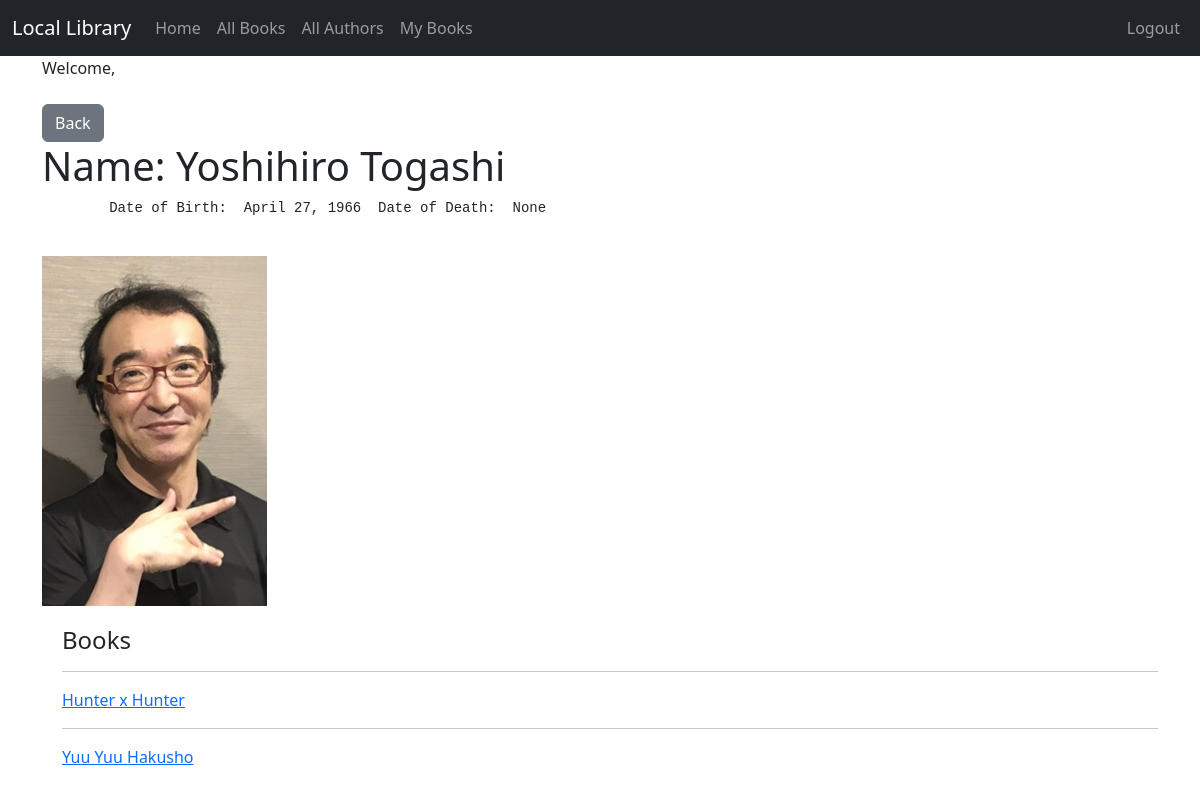
The app's page /author_detail/3 (signed in) with its own data.
### catalog/models.py (models this page shows, shortened)
class Author(models.Model):
    first_name = models.CharField(max_length=100)
    last_name = models.CharField(max_length=100)
    date_of_birth = models.DateField(null=True, blank=True)
    date_of_death = models.DateField('Died', null=True, blank=True)
    author_image = models.ImageField(upload_to='images/', null=True, blank=True)
    class Meta:
        ordering = ['last_name', 'first_name']

class Book(models.Model):
    title = models.CharField(max_length=200)
    author = models.ForeignKey('Author', on_delete=models.RESTRICT, null=True)
    summary = models.TextField(max_length=1000, help_text='Enter a brief description of the book')
    isbn = models.CharField('ISBN', max_length=13, unique=True,
                            help_text='13 Character <a href="https://www.isbn-international.org/content/what-isbn">ISBN number</a>')
    genre = models.ManyToManyField(Genre, help_text='Select a genre for thiS book')
    book_image = models.ImageField(upload_to='images/', null=True, blank=True)
    def get_absolute_url(self):
        return reverse('book_detail', args=[str(self.id)])

### catalog/views.py (the view)
# urls.py: path('author_detail/<int:pk>', views.AuthorDetailView.as_view(), name='author_detail'),
class AuthorDetailView(LoginRequiredMixin, generic.DetailView):
    model = Author

### catalog/templates/catalog/author_detail.html
{% extends "catalog/base.html" %}
{% block content %}
    <a href="{% url 'author_list' %}" class="btn btn-secondary">Back</a>
  <h1>Name: {{ author.first_name }} {{ author.last_name }}</h1>
    <pre class=tab>
        Date of Birth:  {{ author.date_of_birth }}  Date of Death:  {{ author.date_of_death }}
    </pre>
    <div>
    {% if author.author_image %}
        <img src="{{ author.author_image.url }}">
    {% endif %}
    </div>
  <div style="margin-left:20px;margin-top:20px">
    <h4>Books</h4>
    {% if author.book_set.all %}
            {% for book in author.book_set.all %}
                <hr>
                <p>
                    <a href="{{ book.get_absolute_url }}">{{ book.title }}</a>
                </p>
            {% endfor %}
        {% else %}
            <p>No Books Available</p>
        {% endif %}
  </div>
{% endblock %}

### records on screen
Author: first_name "Yoshihiro", last_name "Togashi", date_of_birth "April 27, 1966", date_of_death "None", author_image (picture)
Book: title "Hunter x Hunter"
Book: title "Yuu Yuu Hakusho"
